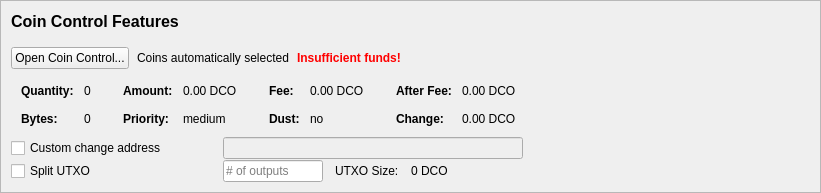
         <widget class="QFrame" name="frameCoinControl">
          <property name="sizePolicy">
           <sizepolicy hsizetype="Expanding" vsizetype="Expanding">
            <horstretch>0</horstretch>
            <verstretch>0</verstretch>
           </sizepolicy>
          </property>
          <property name="maximumSize">
           <size>
            <width>16777215</width>
            <height>16777215</height>
           </size>
          </property>
          <property name="frameShape">
           <enum>QFrame::StyledPanel</enum>
          </property>
          <property name="frameShadow">
           <enum>QFrame::Sunken</enum>
          </property>
          <layout class="QVBoxLayout" name="verticalLayoutCoinControl2">
           <property name="spacing">
            <number>0</number>
           </property>
           <property name="leftMargin">
            <number>0</number>
           </property>
           <property name="topMargin">
            <number>0</number>
           </property>
           <property name="rightMargin">
            <number>0</number>
           </property>
           <property name="bottomMargin">
            <number>0</number>
           </property>
           <item>
            <widget class="QFrame" name="frameCoinControl_BG">
             <layout class="QVBoxLayout" name="verticalLayoutCoinControl" stretch="0,0,0,0,0,0">
              <property name="spacing">
               <number>1</number>
              </property>
              <property name="leftMargin">
               <number>10</number>
              </property>
              <property name="topMargin">
               <number>10</number>
              </property>
              <item>
               <layout class="QHBoxLayout" name="horizontalLayoutCoinControl1">
                <property name="bottomMargin">
                 <number>15</number>
                </property>
                <item>
                 <layout class="QVBoxLayout" name="verticalLayout_3">
                  <property name="spacing">
                   <number>6</number>
                  </property>
                  <item>
                   <widget class="QLabel" name="labelCoinControlFeatures">
                    <property name="sizePolicy">
                     <sizepolicy hsizetype="Preferred" vsizetype="Maximum">
                      <horstretch>0</horstretch>
                      <verstretch>0</verstretch>
                     </sizepolicy>
                    </property>
                    <property name="minimumSize">
                     <size>
                      <width>0</width>
                      <height>20</height>
                     </size>
                    </property>
                    <property name="font">
                     <font>
                      <pointsize>12</pointsize>
                      <weight>75</weight>
                      <bold>true</bold>
                     </font>
                    </property>
                    <property name="styleSheet">
                     <string notr="true">font-weight:bold;</string>
                    </property>
                    <property name="text">
                     <string>Coin Control Features</string>
                    </property>
                   </widget>
                  </item>
                 </layout>
                </item>
               </layout>
              </item>
              <item>
               <layout class="QHBoxLayout" name="horizontalLayoutCoinControl2" stretch="0,0,0,0">
                <property name="spacing">
                 <number>8</number>
                </property>
                <property name="bottomMargin">
                 <number>10</number>
                </property>
                <item>
                 <widget class="QPushButton" name="pushButtonCoinControl">
                  <property name="styleSheet">
                   <string notr="true"/>
                  </property>
                  <property name="text">
                   <string>Open Coin Control...</string>
                  </property>
                  <property name="autoDefault">
                   <bool>false</bool>
                  </property>
                 </widget>
                </item>
                <item>
                 <widget class="QLabel" name="labelCoinControlAutomaticallySelected">
                  <property name="text">
                   <string>Coins automatically selected</string>
                  </property>
                  <property name="margin">
                   <number>5</number>
                  </property>
                 </widget>
                </item>
                <item>
                 <widget class="QLabel" name="labelCoinControlInsuffFunds">
                  <property name="font">
                   <font>
                    <weight>75</weight>
                    <bold>true</bold>
                   </font>
                  </property>
                  <property name="styleSheet">
                   <string notr="true">color:red;font-weight:bold;</string>
                  </property>
                  <property name="text">
                   <string>Insufficient funds!</string>
                  </property>
                  <property name="margin">
                   <number>5</number>
                  </property>
                 </widget>
                </item>
                <item>
                 <spacer name="horizontalSpacerCoinControl">
                  <property name="orientation">
                   <enum>Qt::Horizontal</enum>
                  </property>
                  <property name="sizeHint" stdset="0">
                   <size>
                    <width>40</width>
                    <height>1</height>
                   </size>
                  </property>
                 </spacer>
                </item>
               </layout>
              </item>
              <item>
               <widget class="QWidget" name="widgetCoinControl" native="true">
                <property name="sizePolicy">
                 <sizepolicy hsizetype="Preferred" vsizetype="Preferred">
                  <horstretch>0</horstretch>
                  <verstretch>0</verstretch>
                 </sizepolicy>
                </property>
                <property name="minimumSize">
                 <size>
                  <width>0</width>
                  <height>0</height>
                 </size>
                </property>
                <property name="styleSheet">
                 <string notr="true"/>
                </property>
                <layout class="QHBoxLayout" name="horizontalLayoutCoinControl5">
                 <property name="leftMargin">
                  <number>0</number>
                 </property>
                 <property name="topMargin">
                  <number>0</number>
                 </property>
                 <property name="rightMargin">
                  <number>0</number>
                 </property>
                 <property name="bottomMargin">
                  <number>0</number>
                 </property>
                 <item>
                  <layout class="QHBoxLayout" name="horizontalLayoutCoinControl3" stretch="0,0,0,1">
                   <property name="spacing">
                    <number>20</number>
                   </property>
                   <property name="topMargin">
                    <number>0</number>
                   </property>
                   <property name="bottomMargin">
                    <number>10</number>
                   </property>
                   <item>
                    <layout class="QFormLayout" name="formLayoutCoinControl1">
                     <property name="horizontalSpacing">
                      <number>10</number>
                     </property>
                     <property name="verticalSpacing">
                      <number>14</number>
                     </property>
                     <property name="leftMargin">
                      <number>10</number>
                     </property>
                     <property name="topMargin">
                      <number>4</number>
                     </property>
                     <property name="rightMargin">
                      <number>6</number>
                     </property>
                     <item row="0" column="0">
                      <widget class="QLabel" name="labelCoinControlQuantityText">
                       <property name="font">
                        <font>
                         <weight>75</weight>
                         <bold>true</bold>
                        </font>
                       </property>
                       <property name="text">
                        <string>Quantity:</string>
                       </property>
                       <property name="margin">
                        <number>0</number>
                       </property>
                      </widget>
                     </item>
                     <item row="0" column="1">
                      <widget class="QLabel" name="labelCoinControlQuantity">
                       <property name="cursor">
                        <cursorShape>IBeamCursor</cursorShape>
                       </property>
                       <property name="contextMenuPolicy">
                        <enum>Qt::ActionsContextMenu</enum>
                       </property>
                       <property name="text">
                        <string notr="true">0</string>
                       </property>
                       <property name="margin">
                        <number>0</number>
                       </property>
                       <property name="textInteractionFlags">
                        <set>Qt::LinksAccessibleByMouse|Qt::TextSelectableByKeyboard|Qt::TextSelectableByMouse</set>
                       </property>
                      </widget>
                     </item>
                     <item row="1" column="0">
                      <widget class="QLabel" name="labelCoinControlBytesText">
                       <property name="font">
                        <font>
                         <weight>75</weight>
                         <bold>true</bold>
                        </font>
                       </property>
                       <property name="text">
                        <string>Bytes:</string>
                       </property>
                      </widget>
                     </item>
                     <item row="1" column="1">
                      <widget class="QLabel" name="labelCoinControlBytes">
                       <property name="cursor">
                        <cursorShape>IBeamCursor</cursorShape>
                       </property>
                       <property name="contextMenuPolicy">
                        <enum>Qt::ActionsContextMenu</enum>
                       </property>
                       <property name="text">
                        <string notr="true">0</string>
                       </property>
                       <property name="textInteractionFlags">
                        <set>Qt::LinksAccessibleByMouse|Qt::TextSelectableByKeyboard|Qt::TextSelectableByMouse</set>
                       </property>
                      </widget>
                     </item>
                    </layout>
                   </item>
                   <item>
                    <layout class="QFormLayout" name="formLayoutCoinControl2">
                     <property name="horizontalSpacing">
                      <number>10</number>
                     </property>
                     <property name="verticalSpacing">
                      <number>14</number>
                     </property>
                     <property name="leftMargin">
                      <number>6</number>
                     </property>
                     <property name="topMargin">
                      <number>4</number>
                     </property>
                     <property name="rightMargin">
                      <number>6</number>
                     </property>
                     <item row="0" column="0">
                      <widget class="QLabel" name="labelCoinControlAmountText">
                       <property name="font">
                        <font>
                         <weight>75</weight>
                         <bold>true</bold>
                        </font>
                       </property>
                       <property name="text">
                        <string>Amount:</string>
                       </property>
                       <property name="margin">
                        <number>0</number>
                       </property>
                      </widget>
                     </item>
                     <item row="0" column="1">
                      <widget class="QLabel" name="labelCoinControlAmount">
                       <property name="cursor">
                        <cursorShape>IBeamCursor</cursorShape>
                       </property>
                       <property name="contextMenuPolicy">
                        <enum>Qt::ActionsContextMenu</enum>
                       </property>
                       <property name="text">
                        <string notr="true">0.00 DCO</string>
                       </property>
                       <property name="textInteractionFlags">
                        <set>Qt::LinksAccessibleByMouse|Qt::TextSelectableByKeyboard|Qt::TextSelectableByMouse</set>
                       </property>
                      </widget>
                     </item>
                     <item row="1" column="0">
                      <widget class="QLabel" name="labelCoinControlPriorityText">
                       <property name="font">
                        <font>
                         <weight>75</weight>
                         <bold>true</bold>
                        </font>
                       </property>
                       <property name="text">
                        <string>Priority:</string>
                       </property>
                      </widget>
                     </item>
                     <item row="1" column="1">
                      <widget class="QLabel" name="labelCoinControlPriority">
                       <property name="cursor">
                        <cursorShape>IBeamCursor</cursorShape>
                       </property>
                       <property name="contextMenuPolicy">
                        <enum>Qt::ActionsContextMenu</enum>
                       </property>
                       <property name="text">
                        <string>medium</string>
                       </property>
                       <property name="textInteractionFlags">
                        <set>Qt::LinksAccessibleByMouse|Qt::TextSelectableByKeyboard|Qt::TextSelectableByMouse</set>
                       </property>
                      </widget>
                     </item>
                    </layout>
                   </item>
                   <item>
                    <layout class="QFormLayout" name="formLayoutCoinControl3">
                     <property name="horizontalSpacing">
                      <number>10</number>
                     </property>
                     <property name="verticalSpacing">
                      <number>14</number>
                     </property>
                     <property name="leftMargin">
                      <number>6</number>
                     </property>
                     <property name="topMargin">
                      <number>4</number>
                     </property>
                     <property name="rightMargin">
                      <number>6</number>
                     </property>
                     <item row="0" column="0">
                      <widget class="QLabel" name="labelCoinControlFeeText">
                       <property name="font">
                        <font>
                         <weight>75</weight>
                         <bold>true</bold>
                        </font>
                       </property>
                       <property name="text">
                        <string>Fee:</string>
                       </property>
                       <property name="margin">
                        <number>0</number>
                       </property>
                      </widget>
                     </item>
                     <item row="0" column="1">
                      <widget class="QLabel" name="labelCoinControlFee">
                       <property name="cursor">
                        <cursorShape>IBeamCursor</cursorShape>
                       </property>
                       <property name="contextMenuPolicy">
                        <enum>Qt::ActionsContextMenu</enum>
                       </property>
                       <property name="text">
                        <string notr="true">0.00 DCO</string>
                       </property>
                       <property name="textInteractionFlags">
                        <set>Qt::LinksAccessibleByMouse|Qt::TextSelectableByKeyboard|Qt::TextSelectableByMouse</set>
                       </property>
                      </widget>
                     </item>
                     <item row="1" column="0">
                      <widget class="QLabel" name="labelCoinControlLowOutputText">
                       <property name="font">
                        <font>
                         <weight>75</weight>
                         <bold>true</bold>
                        </font>
                       </property>
                       <property name="text">
                        <string>Dust:</string>
                       </property>
                      </widget>
                     </item>
                     <item row="1" column="1">
                      <widget class="QLabel" name="labelCoinControlLowOutput">
                       <property name="cursor">
                        <cursorShape>IBeamCursor</cursorShape>
                       </property>
                       <property name="contextMenuPolicy">
                        <enum>Qt::ActionsContextMenu</enum>
                       </property>
                       <property name="text">
                        <string>no</string>
                       </property>
                       <property name="textInteractionFlags">
                        <set>Qt::LinksAccessibleByMouse|Qt::TextSelectableByKeyboard|Qt::TextSelectableByMouse</set>
                       </property>
                      </widget>
                     </item>
                    </layout>
                   </item>
                   <item>
                    <layout class="QFormLayout" name="formLayoutCoinControl4">
                     <property name="horizontalSpacing">
                      <number>10</number>
                     </property>
                     <property name="verticalSpacing">
                      <number>14</number>
                     </property>
                     <property name="leftMargin">
                      <number>6</number>
                     </property>
                     <property name="topMargin">
                      <number>4</number>
                     </property>
                     <property name="rightMargin">
                      <number>6</number>
                     </property>
                     <item row="0" column="0">
                      <widget class="QLabel" name="labelCoinControlAfterFeeText">
                       <property name="font">
                        <font>
                         <weight>75</weight>
                         <bold>true</bold>
                        </font>
                       </property>
                       <property name="text">
                        <string>After Fee:</string>
                       </property>
                       <property name="margin">
                        <number>0</number>
                       </property>
                      </widget>
                     </item>
                     <item row="0" column="1">
                      <widget class="QLabel" name="labelCoinControlAfterFee">
                       <property name="cursor">
                        <cursorShape>IBeamCursor</cursorShape>
                       </property>
                       <property name="contextMenuPolicy">
                        <enum>Qt::ActionsContextMenu</enum>
                       </property>
                       <property name="text">
                        <string notr="true">0.00 DCO</string>
                       </property>
                       <property name="textInteractionFlags">
                        <set>Qt::LinksAccessibleByMouse|Qt::TextSelectableByKeyboard|Qt::TextSelectableByMouse</set>
                       </property>
                      </widget>
                     </item>
                     <item row="1" column="0">
                      <widget class="QLabel" name="labelCoinControlChangeText">
                       <property name="font">
                        <font>
                         <weight>75</weight>
                         <bold>true</bold>
                        </font>
                       </property>
                       <property name="text">
                        <string>Change:</string>
                       </property>
                      </widget>
                     </item>
                     <item row="1" column="1">
                      <widget class="QLabel" name="labelCoinControlChange">
                       <property name="cursor">
                        <cursorShape>IBeamCursor</cursorShape>
                       </property>
                       <property name="contextMenuPolicy">
                        <enum>Qt::ActionsContextMenu</enum>
                       </property>
                       <property name="text">
                        <string notr="true">0.00 DCO</string>
                       </property>
                       <property name="textInteractionFlags">
                        <set>Qt::LinksAccessibleByMouse|Qt::TextSelectableByKeyboard|Qt::TextSelectableByMouse</set>
                       </property>
                      </widget>
                     </item>
                    </layout>
                   </item>
                  </layout>
                 </item>
                </layout>
               </widget>
              </item>
              <item>
               <layout class="QHBoxLayout" name="horizontalLayoutCoinControl4">
                <property name="spacing">
                 <number>12</number>
                </property>
                <property name="sizeConstraint">
                 <enum>QLayout::SetDefaultConstraint</enum>
                </property>
                <property name="topMargin">
                 <number>0</number>
                </property>
                <property name="rightMargin">
                 <number>0</number>
                </property>
                <item>
                 <widget class="QCheckBox" name="checkBoxCoinControlChange">
                  <property name="sizePolicy">
                   <sizepolicy hsizetype="Preferred" vsizetype="Preferred">
                    <horstretch>0</horstretch>
                    <verstretch>0</verstretch>
                   </sizepolicy>
                  </property>
                  <property name="minimumSize">
                   <size>
                    <width>200</width>
                    <height>0</height>
                   </size>
                  </property>
                  <property name="maximumSize">
                   <size>
                    <width>200</width>
                    <height>16777215</height>
                   </size>
                  </property>
                  <property name="toolTip">
                   <string>If this is activated, but the change address is empty or invalid, change will be sent to a newly generated address.</string>
                  </property>
                  <property name="text">
                   <string>Custom change address</string>
                  </property>
                 </widget>
                </item>
                <item>
                 <widget class="QValidatedLineEdit" name="lineEditCoinControlChange">
                  <property name="enabled">
                   <bool>false</bool>
                  </property>
                  <property name="sizePolicy">
                   <sizepolicy hsizetype="Preferred" vsizetype="Preferred">
                    <horstretch>0</horstretch>
                    <verstretch>0</verstretch>
                   </sizepolicy>
                  </property>
                  <property name="minimumSize">
                   <size>
                    <width>300</width>
                    <height>0</height>
                   </size>
                  </property>
                 </widget>
                </item>
                <item>
                 <widget class="QLabel" name="labelCoinControlChangeLabel">
                  <property name="sizePolicy">
                   <sizepolicy hsizetype="Preferred" vsizetype="Preferred">
                    <horstretch>0</horstretch>
                    <verstretch>0</verstretch>
                   </sizepolicy>
                  </property>
                  <property name="minimumSize">
                   <size>
                    <width>100</width>
                    <height>0</height>
                   </size>
                  </property>
                  <property name="text">
                   <string/>
                  </property>
                  <property name="margin">
                   <number>3</number>
                  </property>
                 </widget>
                </item>
               </layout>
              </item>
              <item>
               <layout class="QHBoxLayout" name="horizontalLayoutCoinControl6">
                <property name="spacing">
                 <number>12</number>
                </property>
                <property name="rightMargin">
                 <number>0</number>
                </property>
                <item>
                 <widget class="QCheckBox" name="splitBlockCheckBox">
                  <property name="sizePolicy">
                   <sizepolicy hsizetype="Preferred" vsizetype="Preferred">
                    <horstretch>0</horstretch>
                    <verstretch>0</verstretch>
                   </sizepolicy>
                  </property>
                  <property name="minimumSize">
                   <size>
                    <width>200</width>
                    <height>0</height>
                   </size>
                  </property>
                  <property name="maximumSize">
                   <size>
                    <width>200</width>
                    <height>16777215</height>
                   </size>
                  </property>
                  <property name="text">
                   <string>Split UTXO</string>
                  </property>
                 </widget>
                </item>
                <item>
                 <widget class="QLineEdit" name="splitBlockLineEdit">
                  <property name="sizePolicy">
                   <sizepolicy hsizetype="Preferred" vsizetype="Preferred">
                    <horstretch>50</horstretch>
                    <verstretch>0</verstretch>
                   </sizepolicy>
                  </property>
                  <property name="minimumSize">
                   <size>
                    <width>100</width>
                    <height>0</height>
                   </size>
                  </property>
                  <property name="maximumSize">
                   <size>
                    <width>100</width>
                    <height>16777215</height>
                   </size>
                  </property>
                  <property name="placeholderText">
                   <string># of outputs</string>
                  </property>
                 </widget>
                </item>
                <item>
                 <widget class="QLabel" name="labelBlockSizeText">
                  <property name="text">
                   <string>UTXO Size:</string>
                  </property>
                 </widget>
                </item>
                <item>
                 <widget class="QLabel" name="labelBlockSize">
                  <property name="text">
                   <string>0 DCO</string>
                  </property>
                 </widget>
                </item>
                <item>
                 <spacer name="horizontalSpacer_7">
                  <property name="orientation">
                   <enum>Qt::Horizontal</enum>
                  </property>
                  <property name="sizeHint" stdset="0">
                   <size>
                    <width>40</width>
                    <height>20</height>
                   </size>
                  </property>
                 </spacer>
                </item>
               </layout>
              </item>
              <item>
               <spacer name="verticalSpacerCoinControl">
                <property name="orientation">
                 <enum>Qt::Vertical</enum>
                </property>
                <property name="sizeHint" stdset="0">
                 <size>
                  <width>800</width>
                  <height>1</height>
                 </size>
                </property>
               </spacer>
              </item>
             </layout>
            </widget>
           </item>
          </layout>
         </widget>
